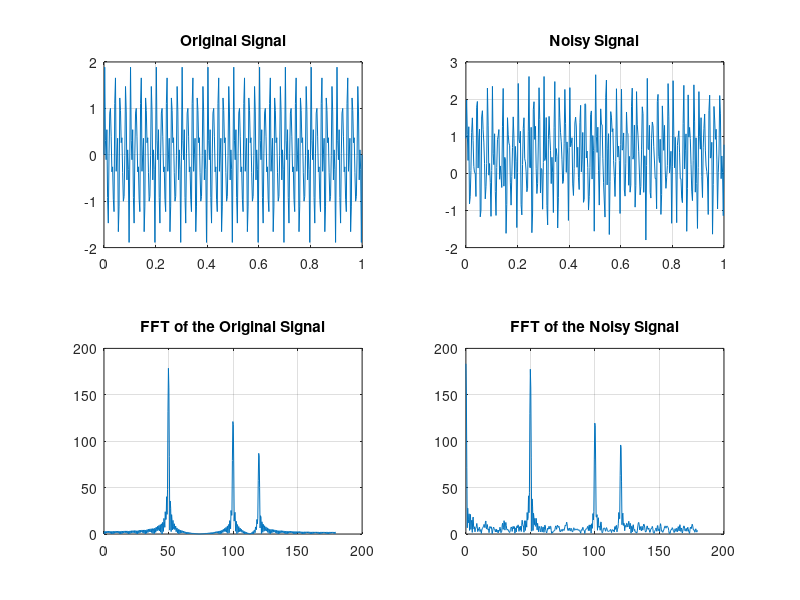

Write the MATLAB code that produced this figure.
clear;
clc;
f1=50;
f2=100;
f3=120;
f=max([f1, f2, f3]);
fs=3*f;
Ts=1/fs;
t=0:Ts:1;
x=sin(2*pi*f1*t)+ 0.7*sin(2*pi*f2*t)+0.5*sin(2*pi*f3*t);
noise=rand(1, length(t));
xn=x+noise;
subplot(221); plot(t, x); grid on; title('Original Signal');
subplot(222); plot(t, xn); grid on; title('Noisy Signal');

X=fft(x, 1024);
XN=fft(xn, 1024);
fp=fs*(0:511)/1024;
subplot(223); plot(fp, abs(X(1:512))); grid on; title('FFT of the Original Signal');
subplot(224); plot(fp, abs(XN(1:512))); grid on; title('FFT of the Noisy Signal');